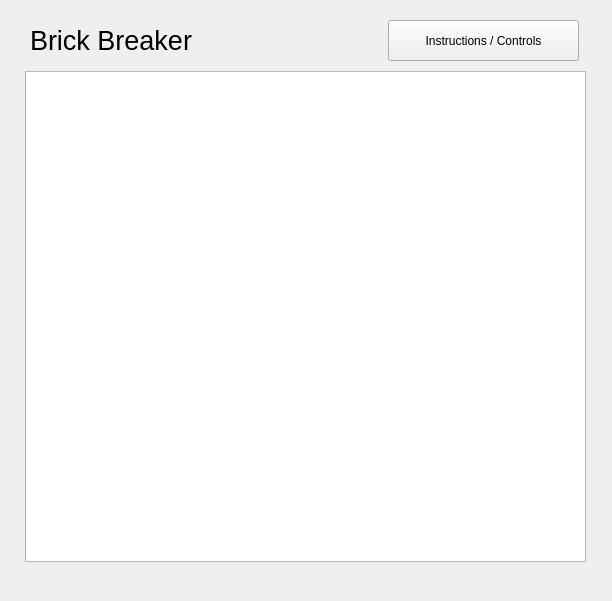
<?xml version="1.0" encoding="UTF-8"?>
<ui version="4.0">
 <class>Level_1</class>
 <widget class="QWidget" name="Level_1">
  <property name="geometry">
   <rect>
    <x>0</x>
    <y>0</y>
    <width>612</width>
    <height>601</height>
   </rect>
  </property>
  <property name="windowTitle">
   <string>Form</string>
  </property>
  <widget class="QGraphicsView" name="level1_graphicsView">
   <property name="geometry">
    <rect>
     <x>25</x>
     <y>71</y>
     <width>561</width>
     <height>491</height>
    </rect>
   </property>
   <property name="font">
    <font>
     <pointsize>27</pointsize>
    </font>
   </property>
   <property name="verticalScrollBarPolicy">
    <enum>Qt::ScrollBarPolicy::ScrollBarAlwaysOff</enum>
   </property>
   <property name="renderHints">
    <set>QPainter::RenderHint::Antialiasing|QPainter::RenderHint::TextAntialiasing</set>
   </property>
   <property name="cacheMode">
    <set>QGraphicsView::CacheModeFlag::CacheBackground</set>
   </property>
   <property name="viewportUpdateMode">
    <enum>QGraphicsView::ViewportUpdateMode::BoundingRectViewportUpdate</enum>
   </property>
  </widget>
  <widget class="QLabel" name="level1_titleLable">
   <property name="geometry">
    <rect>
     <x>30</x>
     <y>20</y>
     <width>261</width>
     <height>41</height>
    </rect>
   </property>
   <property name="font">
    <font>
     <pointsize>20</pointsize>
    </font>
   </property>
   <property name="text">
    <string>Brick Breaker</string>
   </property>
  </widget>
  <widget class="QLabel" name="level1_pointsLabel">
   <property name="geometry">
    <rect>
     <x>30</x>
     <y>570</y>
     <width>67</width>
     <height>17</height>
    </rect>
   </property>
   <property name="text">
    <string/>
   </property>
  </widget>
  <widget class="QPushButton" name="help_button">
   <property name="geometry">
    <rect>
     <x>388</x>
     <y>20</y>
     <width>191</width>
     <height>41</height>
    </rect>
   </property>
   <property name="text">
    <string>Instructions / Controls</string>
   </property>
  </widget>
 </widget>
 <resources/>
 <connections/>
</ui>
